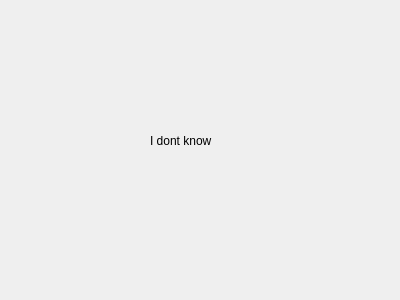
<?xml version="1.0" encoding="UTF-8"?>
<ui version="4.0">
 <class>Form</class>
 <widget class="QWidget" name="Form">
  <property name="geometry">
   <rect>
    <x>0</x>
    <y>0</y>
    <width>400</width>
    <height>300</height>
   </rect>
  </property>
  <property name="windowTitle">
   <string>Form</string>
  </property>
  <widget class="QLabel" name="label">
   <property name="geometry">
    <rect>
     <x>150</x>
     <y>100</y>
     <width>111</width>
     <height>81</height>
    </rect>
   </property>
   <property name="text">
    <string>I dont know</string>
   </property>
  </widget>
 </widget>
 <resources/>
 <connections/>
</ui>
